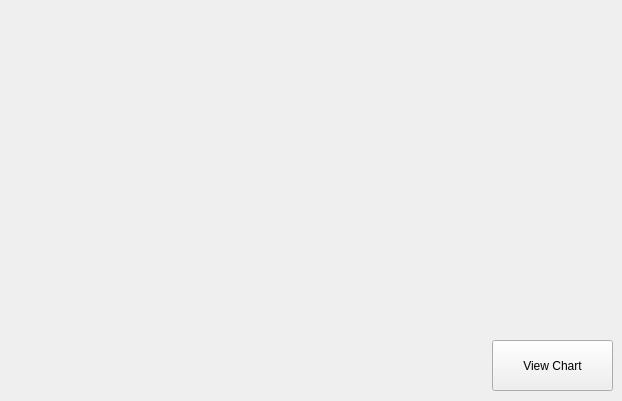
<?xml version="1.0" encoding="UTF-8"?>
<ui version="4.0">
 <class>MainWindow</class>
 <widget class="QMainWindow" name="MainWindow">
  <property name="geometry">
   <rect>
    <x>0</x>
    <y>0</y>
    <width>622</width>
    <height>401</height>
   </rect>
  </property>
  <property name="windowTitle">
   <string>MainWindow</string>
  </property>
  <widget class="QWidget" name="centralwidget">
   <widget class="guichart" name="wdgChart" native="true">
    <property name="geometry">
     <rect>
      <x>10</x>
      <y>10</y>
      <width>601</width>
      <height>321</height>
     </rect>
    </property>
   </widget>
   <widget class="QPushButton" name="pbView">
    <property name="geometry">
     <rect>
      <x>492</x>
      <y>340</y>
      <width>121</width>
      <height>51</height>
     </rect>
    </property>
    <property name="text">
     <string>View Chart</string>
    </property>
   </widget>
  </widget>
 </widget>
 <customwidgets>
  <customwidget>
   <class>guichart</class>
   <extends>QWidget</extends>
   <header location="global">guichart.h</header>
   <container>1</container>
  </customwidget>
 </customwidgets>
 <resources/>
 <connections/>
</ui>
